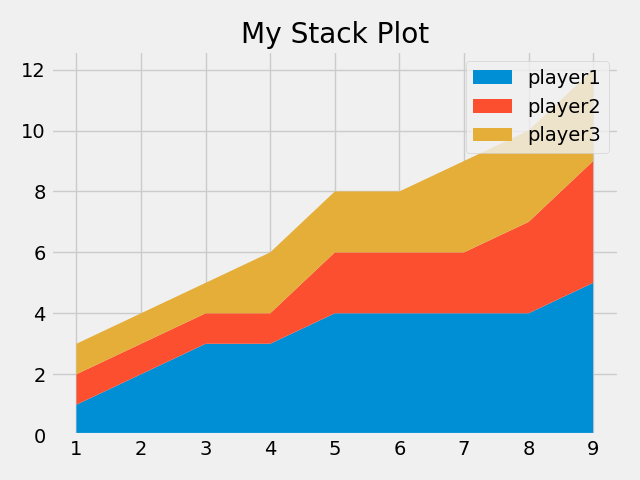

The Python source for this figure:
from matplotlib import pyplot as plt
# StackPlot: Good for track a total and a breakdown by category
# Shows scores stacked on top of eache other
plt.style.use("fivethirtyeight")

minutes = [1, 2, 3, 4, 5, 6, 7, 8, 9]

# Cumulative score
player1 = [1, 2, 3, 3, 4, 4, 4, 4, 5]
player2 = [1, 1, 1, 1, 2, 2, 2, 3, 4]
player3 = [1, 1, 1, 2, 2, 2, 3, 3, 3]

labels = ['player1', 'player2', 'player3']
plt.stackplot(minutes, player1, player2, player3, labels=labels)

plt.legend()
plt.title("My Stack Plot")
plt.tight_layout()
plt.savefig("stackplot.png")
plt.show()